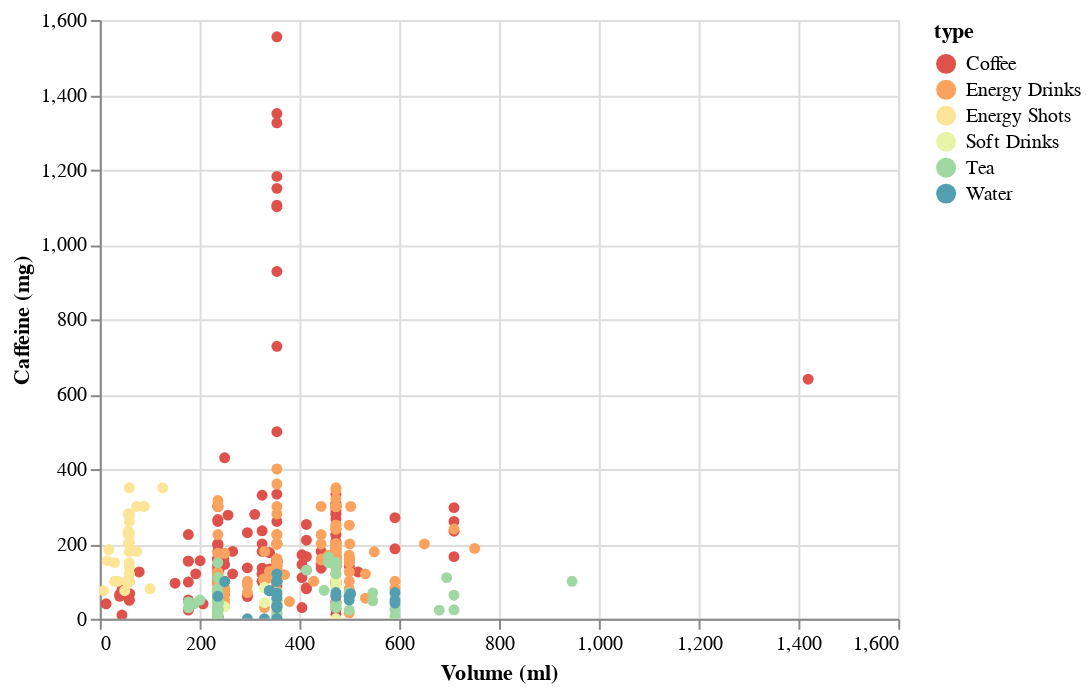

Notebook cell for this chart:
### Code cell
selection = alt.selection(type='multi', fields=['type'], bind='legend')

caffeinePlot = alt.Chart(df).mark_circle().encode(
    x = "Volume (ml)", 
    y = "Caffeine (mg)",
    color = alt.Color("type", scale = alt.Scale(scheme = "spectral")),
    tooltip = ["drink", "Caffeine (mg)"],
    opacity = alt.condition(selection, alt.value(1), alt.value(0.1))
).add_selection(selection).interactive()
caffeinePlot

### Figure 1 — Vega-Lite specification as saved in the notebook (floating-point values rounded to 4 significant figures; data arrays with more than 128 entries replaced by an {"elided": "..."} marker saying what was removed)
{"config": {"view": {"continuousWidth": 400, "continuousHeight": 300}}, "data": {"name": "data-13182b3a22a6caf0853e6ec1d0a1bf1e"}, "mark": "circle", "encoding": {"color": {"type": "nominal", "field": "type", "scale": {"scheme": "spectral"}}, "opacity": {"condition": {"value": 1, "selection": "selector007"}, "value": 0.1}, "tooltip": [{"type": "nominal", "field": "drink"}, {"type": "quantitative", "field": "Caffeine (mg)"}], "x": {"type": "quantitative", "field": "Volume (ml)"}, "y": {"type": "quantitative", "field": "Caffeine (mg)"}}, "selection": {"selector007": {"type": "multi", "fields": ["type"], "bind": "legend"}, "selector008": {"type": "interval", "bind": "scales", "encodings": ["x", "y"]}}, "$schema": "https://vega.github.io/schema/vega-lite/v4.8.1.json", "datasets": {"data-13182b3a22a6caf0853e6ec1d0a1bf1e": {"elided": "610 records"}}}
